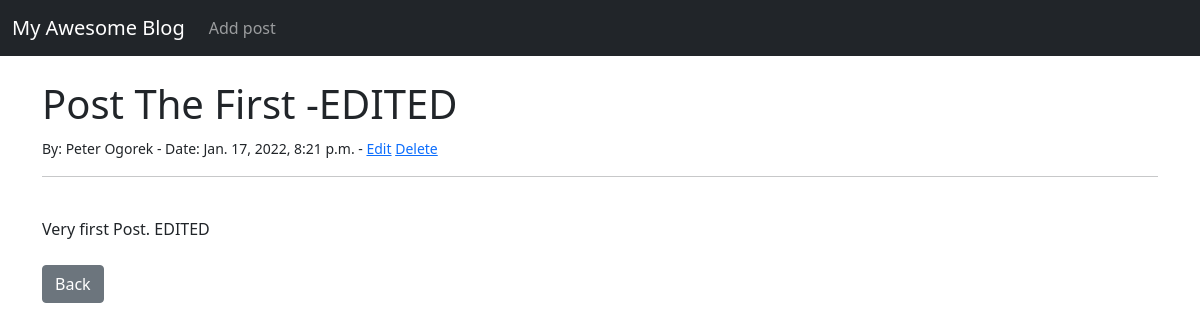
The app's page /article/1 with its own data.
### theblog/models.py (models this page shows, shortened)
class Post(models.Model):
    title = models.CharField(max_length=255)  # , default="My Awesome Blog")
    title_tag = models.CharField(max_length=255)
    author = models.ForeignKey(User, on_delete=models.CASCADE)
    body = models.TextField()
    post_date = models.DateTimeField(auto_now_add=True)

### theblog/views.py (the view)
# urls.py: path("article/<int:pk>", ArticleDetailView.as_view(), name="article_detail"),
class ArticleDetailView(DetailView):
    model = Post
    template_name = "article_details.html"

### theblog/templates/article_details.html (shortened to what this page needs)
{% extends "layout.html" %}
{% block body %}
<h1>{{ post.title }}</h1>
<small>By:
    {{ post.author.first_name }}
    {{ post.author.last_name }} -
    Date: {{ post.post_date }} -
    <a href="{% url 'update_post' post.pk %}">Edit</a>
    <a href="{% url 'delete_post' post.pk %}">Delete</a></small>
<hr>
<br />
{{ post.body }}
<br />
<br />
<a href="{% url 'home' %}" class="btn btn-secondary">Back</a>
{% endblock %}

### records on screen
Post: title "Post The First -EDITED", author.first_name "Peter", author.last_name "Ogorek", post_date "Jan. 17, 2022, 8:21 p.m.", body "Very first Post. EDITED"
